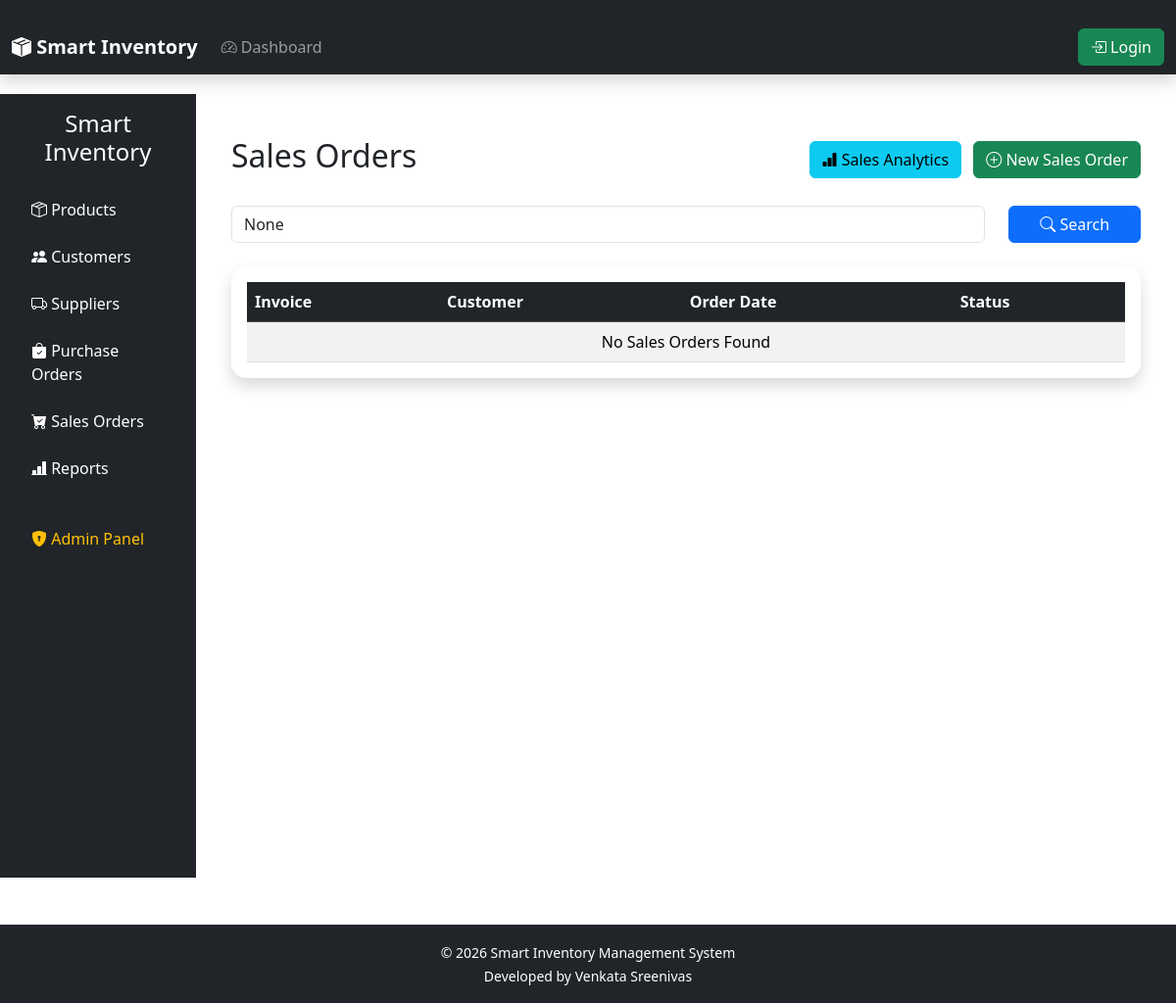
Before: /sales/ with the older database file.
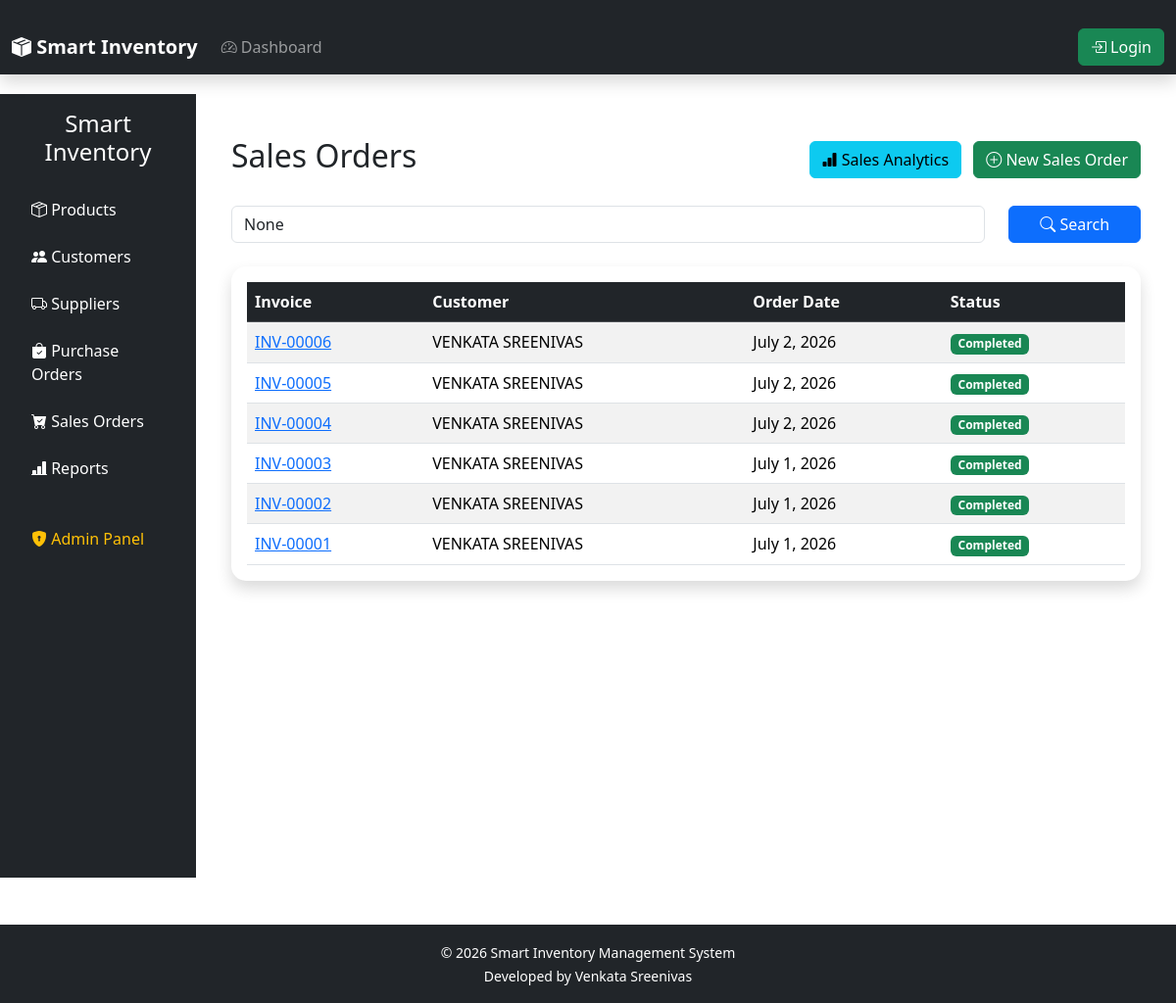
After: the same page with the newer database file.
### orders/models.py (models this page shows, shortened)
class SalesOrder(models.Model):
    STATUS_CHOICES = [
        ("Pending", "Pending"),
        ("Completed", "Completed"),
        ("Cancelled", "Cancelled"),
    ]
    customer = models.ForeignKey(
        Customer,
        on_delete=models.CASCADE
    )
    invoice_number = models.CharField(
        max_length=20,
        unique=True
    )
    order_date = models.DateField(
        auto_now_add=True
    )
    status = models.CharField(
        max_length=20,
        choices=STATUS_CHOICES,
        default="Pending"
    )
    stock_updated = models.BooleanField(
        default=False
    )
    created_at = models.DateTimeField(
        auto_now_add=True
    )
    class Meta:
        ordering = ["-id"]

### customers/models.py (models this page shows)
class Customer(models.Model):
    first_name = models.CharField(
        max_length=100
    )
    last_name = models.CharField(
        max_length=100
    )
    email = models.EmailField(
        unique=True
    )
    phone = models.CharField(
        max_length=15,
        unique=True
    )
    city = models.CharField(
        max_length=100
    )
    address = models.TextField()
    created_at = models.DateTimeField(
        auto_now_add=True
    )
    updated_at = models.DateTimeField(
        auto_now=True
    )
    def __str__(self):
        return f"{self.first_name} {self.last_name}"

### orders/sales_views.py (the view)
def sales_order_list(request):
    orders = SalesOrder.objects.select_related(
        "customer"
    ).order_by("-id")
    search = request.GET.get("search")
    if search:
        orders = orders.filter(
            customer__name__icontains=search
        )
    paginator = Paginator(orders, 10)
    page_number = request.GET.get("page")
    page_obj = paginator.get_page(page_number)
    return render(
        request,
        "orders/sales_order_list.html",
        {
            "orders": page_obj,
            "page_obj": page_obj,
            "search": search,
        },
    )

### templates/orders/sales_order_list.html (shortened to what this page needs)
{% extends "base.html" %}
{% block content %}
<div class="container-fluid">
    <div class="d-flex justify-content-between align-items-center mb-4">
        <h2>Sales Orders</h2>
        <div>
            <a href="{% url 'sales_analytics' %}"
               class="btn btn-info me-2">
                <i class="bi bi-bar-chart-fill"></i>
                Sales Analytics
            </a>
            <a href="{% url 'add_sales_order' %}"
               class="btn btn-success">
                <i class="bi bi-plus-circle"></i>
                New Sales Order
            </a>
        </div>
    </div>
    <form method="GET" class="row mb-4">
        <div class="col-md-10">
            <input
                type="text"
                name="search"
                class="form-control"
                placeholder="Search Customer..."
                value="{{ search }}">
        </div>
        <div class="col-md-2">
            <button
                type="submit"
                class="btn btn-primary w-100">
                <i class="bi bi-search"></i>
                Search
            </button>
        </div>
    </form>
    <div class="card shadow">
        <div class="card-body">
            <div class="table-responsive">
                <table class="table table-striped table-hover align-middle">
                    <thead class="table-dark">
                        <tr>
                            <th>Invoice</th>
                            <th>Customer</th>
                            <th>Order Date</th>
                            <th>Status</th>
                        </tr>
                    </thead>
                    <tbody>
                        {% for order in orders %}
                        <tr>
                            <td>
                                <a href="{% url 'sales_order_detail' order.id %}">
                                    {{ order.invoice_number }}
                                </a>
                            </td>
                            <td>
                                {{ order.customer }}
                            </td>
                            <td>
                                {{ order.order_date }}
                            </td>
                            <td>
                                {% if order.status == "Completed" %}
                                    <span class="badge bg-success">
                                        Completed
                                    </span>
                                {% elif order.status == "Pending" %}
                                    <span class="badge bg-warning text-dark">
                                        Pending
                                    </span>
                                {% else %}
                                    <span class="badge bg-danger">
                                        Cancelled
                                    </span>
                                {% endif %}
                            </td>
                        </tr>
                        {% empty %}
                        <tr>
                            <td colspan="4" class="text-center">
                                No Sales Orders Found
                            </td>
                        </tr>
                        {% endfor %}
                    </tbody>
                </table>
            </div>
        </div>
    </div>
</div>
{% endblock %}

Changed rows visible on the page:
added SalesOrder: invoice_number "INV-00006", customer "VENKATA SREENIVAS", order_date "July 2, 2026", status "Completed"
added SalesOrder: invoice_number "INV-00005", customer "VENKATA SREENIVAS", order_date "July 2, 2026", status "Completed"
added SalesOrder: invoice_number "INV-00004", customer "VENKATA SREENIVAS", order_date "July 2, 2026", status "Completed"
added SalesOrder: invoice_number "INV-00003", customer "VENKATA SREENIVAS", order_date "July 1, 2026", status "Completed"
added SalesOrder: invoice_number "INV-00002", customer "VENKATA SREENIVAS", order_date "July 1, 2026", status "Completed"
added SalesOrder: invoice_number "INV-00001", customer "VENKATA SREENIVAS", order_date "July 1, 2026", status "Completed"
Other visible differences:
text no longer shown: "No Sales Orders Found"
